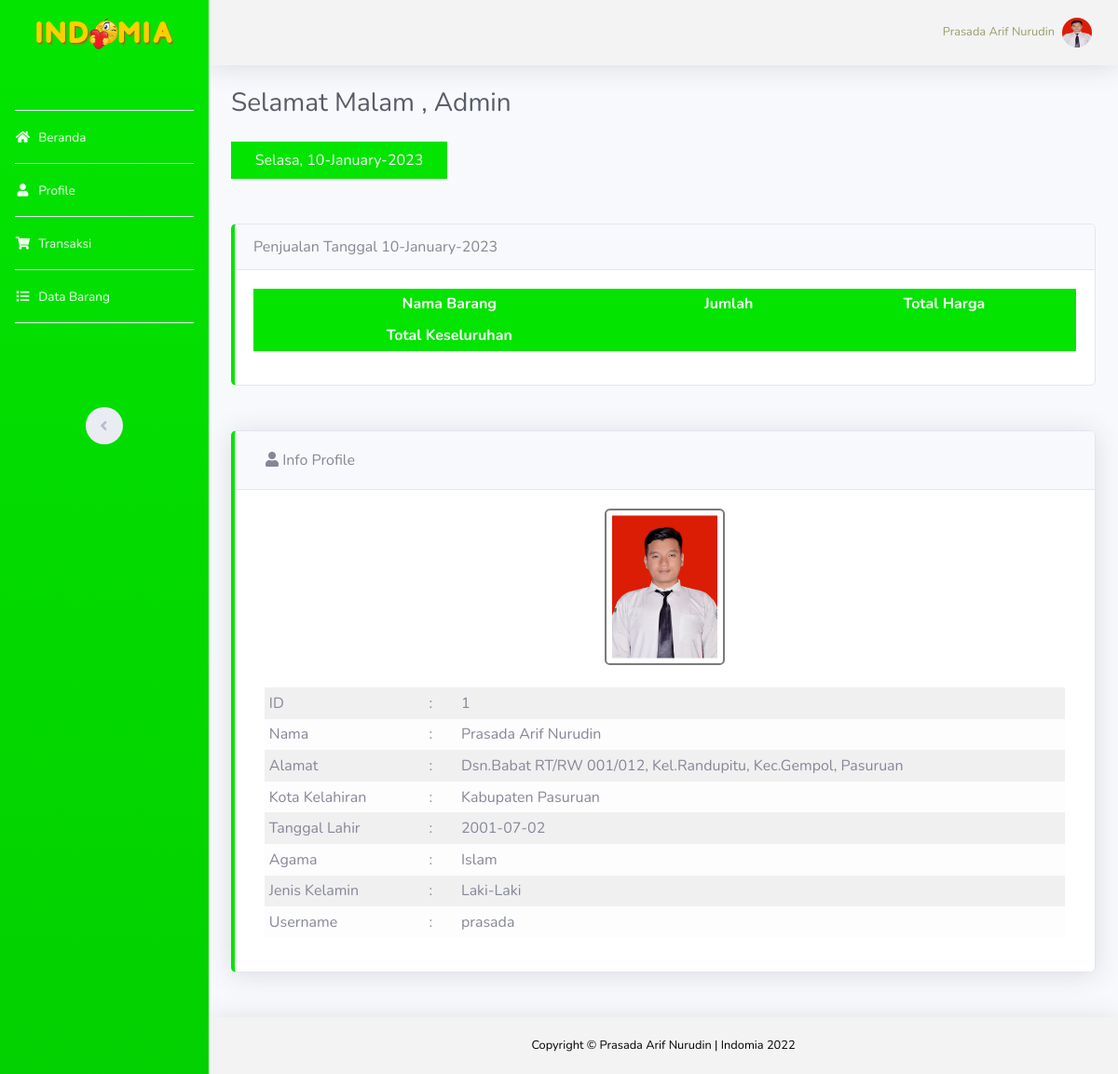
/index.php (signed in), run on the app's committed database.
### tables this page shows
CREATE TABLE IF NOT EXISTS `pegawai` (
  `id_pegawai` int(11) NOT NULL,
  `nama` varchar(30) NOT NULL,
  `alamat` varchar(200) NOT NULL,
  `tgl_lahir` date NOT NULL,
  `tempat_kelahiran` varchar(20) NOT NULL,
  `jk` char(1) NOT NULL,
  `agama` char(10) NOT NULL,
  `username` varchar(15) NOT NULL,
  `password` varchar(200) NOT NULL,
  `jabatan` varchar(50) NOT NULL,
  `gambar` varchar(64) NOT NULL
);

### index.php (the view, shortened to what this page needs)
<?php
    include "koneksi.php";
    $id_pegawai = $_SESSION['id'];
    $level = $_SESSION['jabatan'];
    $query = mysqli_query($conn, 'SELECT * FROM pegawai WHERE id_pegawai = "'.$id_pegawai.'"');
    $data = mysqli_fetch_array($query);
    $nama = $data['nama'];
    $id = $data['id_pegawai'];
    $alamat = $data['alamat'];
    $tl = $data['tgl_lahir'];
    $tk = $data['tempat_kelahiran'];
    $jk = $data['jk'];
    $agama = $data['agama'];
    $username = $data['username'];
    $jabatan = $data['jabatan'];
 ?>
<!DOCTYPE html>
<html lang="en">
<head>
    <link href="vendor/fontawesome-free/css/all.min.css" rel="stylesheet" type="text/css">
    <link href="css/sb-admin-2.min.css" rel="stylesheet">
</head>
<body id="page-top">
    <div id="wrapper">
        <?php
            include "sidebar.php";
        ?>
        <div id="content-wrapper" class="d-flex flex-column">
            <div id="content">
                <?php
                    include "navbar.php";
                ?>
                <div class="container-fluid">
                    <div class="d-sm-flex align-items-center justify-content-between mb-4">
                        <h1 class="h3 mb-0 text-gray-800">
                            Selamat <?php
                                        $jam = date('H:i');
                                        if ($jam >= '04:00' && $jam <= '10:00'){
                                            $salam = "Pagi";
                                        } else if ($jam >= '10:00' && $jam <= '14:30'){
                                            $salam = "Siang";
                                        } else if ($jam <= '18.00'){
                                            $salam = "Sore";
                                        } else {
                                            $salam = "Malam";
                                        }
                                        echo $salam;
                                    ?>
                            , <?php echo $jabatan; ?>
                        </h1>
                    </div>
                        <?php
                            if($level == 'Admin'){
                                $warna = 'bg-success';
                                $card = 'border-left-success';
                            }else {
                                $warna = 'bg-info';
                                $card = 'border-left-info';
                            }
                        ?>
                    <div class="d-sm-flex">
                        <div class="col-sm-3 <?php echo $warna;?> p-2 text-center text-gray-100 mb-5">
                        <?php
                             $time = date('l');
                             if ($time == 'Sunday'){
                                $hari = "Minggu, ";
                             } else if ($time == 'Monday'){
                                $hari = "Senin, ";
                             } else if ($time == 'Tuesday'){
                                $hari = "Selasa, ";
                             } else if ($time == 'Wednesday'){
                                $hari = "Rabu, ";
                             } else if ($time == 'Thursday'){
                                $hari = "Kamis, ";
                             } else if ($time == 'Friday'){
                                $hari = "Jum'at, ";
                             } else{
                                $hari = "Sabtu, ";
                             }
                           echo $hari;
                           echo date('d-F-Y');
                         ?>
                        </div>
                    </div>
                            <div class="row">
                                <div class="col">
                                    <div class="card mb-5 <?= $card; ?>">
                                        <div class="card-header">Penjualan Tanggal <?= $tanggal = date('d-F-Y'); ?></div>
                                        <div class="card-body">
                                                <table class="table table-sm">
                                                    <tr class="text-center">
                                                        <th class="<?php echo $warna; ?> text-white">Nama Barang</th>
                                                        <th class="<?php echo $warna; ?> text-white">Jumlah</th>
                                                        <th class="<?php echo $warna; ?> text-white">Total Harga</th>
                                                    </tr class="text-center">
                                                    <tr class="text-center">
                                                        <th class="<?php echo $warna; ?> text-white">Total Keseluruhan</th>
                                                        <td class="<?php echo $warna; ?> text-white"></td>
                                                        <th class="<?php echo $warna; ?> text-white">
                                                        </th>
                                                    </tr>
                                                </table>
                                        </div>
                                    </div>
                                </div>
                            </div>
                    <div class="card <?php echo $card;?> mb-5 shadow">
                        <div class="card-header"><a href="profil.php" class="btn"><i class="fas fa-user"></i>   Info Profile</a></div>
                        <div class="card-body">
                            <div class="col-sm-12 text-center">
                                <img src="fotoku/<?php echo $data[10]?>" alt="" style="width:15%;" class="mb-4 img-thumbnail">
                                <table class=" table table-sm table-light text-left table-striped">
                                    <tr>
                                        <td style="width: 20%;">ID</td>
                                        <td style="width: 4%;">:</td>
                                        <td><?php echo $id; ?></td>
                                    </tr>
                                     <tr>
                                        <td style="width: 20%;">Nama</td>
                                        <td style="width: 4%;">:</td>
                                        <td><?php echo $nama; ?></td>
                                    </tr>
                                    <tr>
                                        <td style="width: 20%;">Alamat</td>
                                        <td style="width: 4%;">:</td>
                                        <td><?php echo $alamat; ?></td>
                                    </tr>
                                    <tr>
                                        <td style="width: 20%;">Kota Kelahiran</td>
                                        <td style="width: 4%;">:</td>
                                        <td><?php echo $tk; ?></td>
                                    </tr>
                                    <tr>
                                        <td style="width: 20%;">Tanggal Lahir</td>
                                        <td style="width: 4%;">:</td>
                                        <td><?php echo $tl; ?></td>
                                    </tr>
                                    <tr>
                                        <td style="width: 20%;">Agama</td>
                                        <td style="width: 4%;">:</td>
                                        <td><?php echo $agama; ?></td>
                                    </tr>
                                    <tr>
                                        <td style="width: 20%;">Jenis Kelamin</td>
                                        <td style="width: 4%;">:</td>
                                        <td><?php
                                            if($jk=='L'){
                                                echo "Laki-Laki";
                                            } else {
                                                echo "Perempuan";
                                            }
                                         ?></td>
                                    </tr>
                                    <tr>
                                        <td style="width: 20%;">Username</td>
                                        <td style="width: 4%;">:</td>
                                        <td><?php echo $username; ?></td>
                                    </tr>
                                </table>
                            </div>
                        </div>
                    </div>
                </div>
            </div>
            <?php
                include "footer.php";
            ?>
        </div>
    </div>
</body>
</html>

### navbar.php (shortened to what this page needs)
<nav class="navbar navbar-expand navbar-light bg-light topbar mb-4 static-top shadow">
                    <ul class="navbar-nav ml-auto">
                        <li class="nav-item dropdown no-arrow">
                            <a class="nav-link dropdown-toggle" href="#" id="userDropdown" role="button"
                                data-toggle="dropdown" aria-haspopup="true" aria-expanded="false">
                                <span class="mr-2 d-none d-lg-inline small" style="color: #9B9B6D;"><?php echo $nama; ?></span>
                                <img class="img-profile rounded-circle"
                                    src="fotoku/<?php echo $data[10]?>">
                            </a>
                        </li>
                    </ul>
                </nav>

### data on the page
pegawai: nama "Prasada Arif Nurudin", gambar (picture), jabatan "Admin", id_pegawai "1", alamat "Dsn.Babat RT/RW 001/012, Kel.Randupitu, Kec.Gempol, Pasuruan", tempat_kelahiran "Kabupaten Pasuruan", tgl_lahir "2001-07-02", agama "Islam", username "prasada"

### other printed values
$salam "Malam"
$hari "Selasa,"
